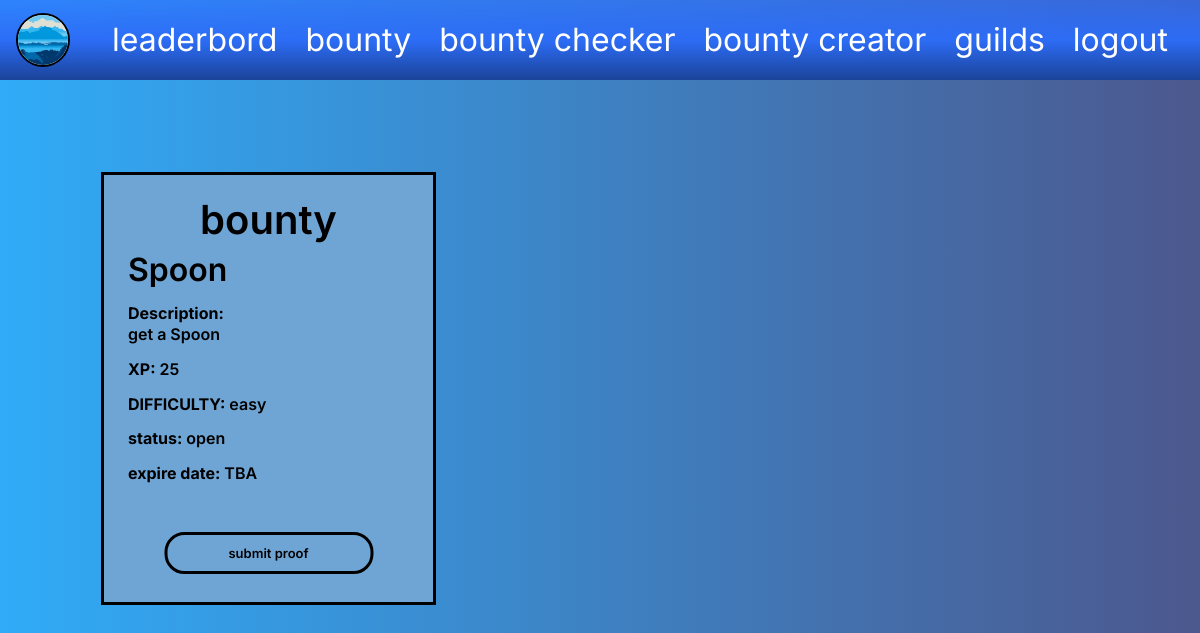
Screenshot of /bounty.php (signed in) with the database file from the repository.
### tables this page shows
CREATE TABLE IF NOT EXISTS `gdbb_users` (
  `id` int UNSIGNED NOT NULL AUTO_INCREMENT,
  `username` varchar(50) NOT NULL,
  `password_hash` varchar(255) NOT NULL,
  `role` enum('player','gm','admin') NOT NULL DEFAULT 'player',
  `is_admin` tinyint(1) NOT NULL DEFAULT '0',
  `xp` int UNSIGNED NOT NULL DEFAULT '0',
  `level` int UNSIGNED NOT NULL DEFAULT '1',
  `is_blocked` tinyint(1) NOT NULL DEFAULT '0',
  `created_at` timestamp NULL DEFAULT CURRENT_TIMESTAMP,
  `profile_picture` varchar(255) DEFAULT NULL,
  `profile_outline_color` varchar(20) NOT NULL DEFAULT '#000000',
  PRIMARY KEY (`id`),
  UNIQUE KEY `username` (`username`),
  KEY `gdbb_idx_users_role` (`role`)
);

CREATE TABLE IF NOT EXISTS `gdbb_bounties` (
  `id` int UNSIGNED NOT NULL AUTO_INCREMENT,
  `title` varchar(150) NOT NULL,
  `description` text NOT NULL,
  `difficulty` enum('easy','medium','hard') NOT NULL,
  `xp_reward` int UNSIGNED NOT NULL,
  `deadline` varchar(50) DEFAULT NULL,
  `status` enum('open','claimed','in_review','completed','rejected') NOT NULL DEFAULT 'open',
  `created_by_user_id` int UNSIGNED NOT NULL,
  `claimed_by_user_id` int UNSIGNED DEFAULT NULL,
  `created_at` timestamp NULL DEFAULT CURRENT_TIMESTAMP,
  `updated_at` timestamp NULL DEFAULT CURRENT_TIMESTAMP ON UPDATE CURRENT_TIMESTAMP,
  `expire_date` varchar(50) DEFAULT NULL,
  `reward_color` varchar(20) DEFAULT NULL,
  PRIMARY KEY (`id`),
  KEY `gdbb_idx_bounties_status` (`status`),
  KEY `gdbb_idx_bounties_deadline` (`deadline`),
  KEY `gdbb_idx_bounties_created_by` (`created_by_user_id`),
  KEY `gdbb_idx_bounties_claimed_by` (`claimed_by_user_id`)
);

### src/bootstrap.php (called while the page is built, shortened)
<?php
function getUserAvatarUrl(PDO $pdo, ?int $userId = null): string {
    $defaultAvatar = 'images/placeholder.png';
    $userId = (int)($userId ?? ($_SESSION['user_id'] ?? 0));
    try {
        $stmt = $pdo->prepare('SELECT profile_picture FROM gdbb_users WHERE id = ? LIMIT 1');
        $stmt->execute([$userId]);
        $user = $stmt->fetch();
        $avatarPath = trim((string)($user['profile_picture'] ?? ''));
        return $avatarPath !== '' ? $avatarPath : $defaultAvatar;
    } catch (PDOException $e) {
        return $defaultAvatar;
    }
}
function getUserOutlineColor(PDO $pdo, ?int $userId = null): string {
    $defaultColor = '#000000';
    $userId = (int)($userId ?? ($_SESSION['user_id'] ?? 0));
    try {
        $stmt = $pdo->prepare('SELECT profile_outline_color FROM gdbb_users WHERE id = ? LIMIT 1');
        $stmt->execute([$userId]);
        $user = $stmt->fetch();
        $color = trim((string)($user['profile_outline_color'] ?? ''));
        return preg_match('/^#([0-9a-fA-F]{3}|[0-9a-fA-F]{6})$/', $color) ? $color : $defaultColor;
    } catch (PDOException $e) {
        return $defaultColor;
    }
}

### public/bounty.php (the view, shortened to what this page needs)
<?php
require_once dirname(__DIR__) . '/src/bootstrap.php';
$avatarUrl = getUserAvatarUrl($pdo, $_SESSION['user_id'] ?? null);
$currentUserId = (int)($_SESSION['user_id'] ?? 0);
$currentUserRole = '';
if ($currentUserId > 0) {
    $userRoleStmt = $pdo->prepare('SELECT role, is_admin FROM gdbb_users WHERE id = ? LIMIT 1');
    $userRoleStmt->execute([$currentUserId]);
    $currentUser = $userRoleStmt->fetch();
    $currentUserRole = (string)($currentUser['role'] ?? 'player');
}
$isAdmin = $currentUserRole === 'admin' || (int)($currentUser['is_admin'] ?? 0) === 1;
try {
    $stmt = $pdo->query('SELECT id, title, description, xp_reward, difficulty, expire_date, reward_color, status FROM gdbb_bounties WHERE status != "completed" ORDER BY id DESC');
    $bounties = $stmt->fetchAll();
} catch (PDOException $e) {
    $bounties = [];
    $dbError = $e->getMessage();
}
$isLoggedIn = !empty($_SESSION['user_id']) || !empty($_SESSION['user']) || !empty($_SESSION['username']) || !empty($_SESSION['email']);
?>
<!DOCTYPE html>
<html lang="en">
<head>
    <link rel="stylesheet" href="../style.css">
</head>
<body class="bounty-page" style="--app-outline-color: <?= htmlspecialchars(getUserOutlineColor($pdo, $_SESSION['user_id'] ?? null), ENT_QUOTES, 'UTF-8') ?>;">
    <header class="topbar">
        <a href="<?= !empty($_SESSION['user_id']) ? 'profile.php' : 'register.php' ?>" class="brand-mark" aria-label="Go to profile">
            <img src="<?= htmlspecialchars($avatarUrl, ENT_QUOTES, 'UTF-8') ?>" alt="Profile picture">
        </a>
        <nav class="topnav">
            <a href="leaderboard.php">leaderbord</a>
            <a href="bounty.php">bounty</a>
            <?php if ($isAdmin): ?>
                <a href="bounty-checker.php">bounty checker</a>
                <a href="bounty-creator.php">bounty creator</a>
            <?php endif; ?>
            <a href="guilds.php">guilds</a>
            <a href="<?= !empty($_SESSION['user_id']) ? 'logout.php' : 'login.php' ?>"><?= !empty($_SESSION['user_id']) ? 'logout' : 'login' ?></a>
        </nav>
    </header>
    <main class="bounty-grid-wrap">
        <section class="bounty-grid">
            <?php foreach ($bounties as $bounty): ?>
                <article class="bounty-card">
                    <div class="card-label">bounty</div>
                    <h2><?= htmlspecialchars($bounty['title'] ?? 'Untitled bounty', ENT_QUOTES, 'UTF-8') ?></h2>
                    <div class="card-details">
                        <p><strong>Description:</strong><br><?= htmlspecialchars($bounty['description'] ?? 'No description provided.', ENT_QUOTES, 'UTF-8') ?></p>
                        <p><strong>XP:</strong> <?= (int)($bounty['xp_reward'] ?? 0) ?></p>
                        <p><strong>DIFFICULTY:</strong> <?= htmlspecialchars((string)($bounty['difficulty'] ?? 'hard'), ENT_QUOTES, 'UTF-8') ?></p>
                        <?php
                        $statusValue = (string)($bounty['status'] ?? 'open');
                        $statusLabel = $statusValue === 'in_review' ? 'being reviewed' : ($statusValue === 'completed' ? 'completed' : $statusValue);
                        ?>
                        <p class="status-line"><strong>status:</strong> <span class="status-value"><?= htmlspecialchars($statusLabel, ENT_QUOTES, 'UTF-8') ?></span></p>
                        <p><strong>expire date:</strong> <?= htmlspecialchars((string)($bounty['expire_date'] ?? 'TBA'), ENT_QUOTES, 'UTF-8') ?></p>
                    </div>
                    <?php if ($isLoggedIn): ?>
                        <a href="bounty-detail.php?id=<?= (int)$bounty['id'] ?>" class="submit-button">submit proof</a>
                    <?php else: ?>
                        <a href="login.php" class="submit-button">login to submit proof</a>
                    <?php endif; ?>
                </article>
            <?php endforeach; ?>
        </section>
    </main>
</body>
</html>

### style.css (style rules this page uses)
body { margin: 0; font-family: 'Inter', Arial, sans-serif; background: linear-gradient(90deg, rgb(48, 171, 247) 0%, rgb(76, 88, 142) 100%); color: #000000; --app-outline-color: #000000; }
.bounty-page { min-height: 100vh; background: linear-gradient(90deg, rgb(48, 171, 247) 0%, rgb(76, 88, 142) 100%); }
.topbar { height: 80px; width: 100%; background: linear-gradient(180deg, rgba(45, 112, 255, 0.66) 0%, rgba(44, 108, 247, 0.98) 50%, #1B4399 100%); display: flex; align-items: center; justify-content: space-between; padding: 0 24px 0 16px; box-sizing: border-box; position: relative; }
.brand-mark { width: 50px; height: 50px; border-radius: 50%; background: #ffffff; border: 2px solid var(--app-outline-color); display: flex; align-items: center; justify-content: center; text-decoration: none; cursor: pointer; flex-shrink: 0; overflow: hidden; }
.brand-mark img { width: 100%; height: 100%; object-fit: cover; display: block; }
.topnav { display: flex; gap: 28px; align-items: center; margin-left: auto; padding-right: 8px; }
.topnav a { color: #ffffff; text-decoration: none; font-size: 32px; font-weight: 400; line-height: 1; white-space: nowrap; }
.bounty-grid-wrap { padding: 92px 101px 40px; }
.bounty-grid { display: grid; grid-template-columns: repeat(3, minmax(0, 335px)); gap: 40px 40px; justify-content: center; }
.bounty-card { width: 335px; height: 433px; background: #6FA5D4; border: 3px solid #000000; box-sizing: border-box; padding: 20px 24px 24px; position: relative; overflow: hidden; }
.card-label { font-size: 40px; font-weight: 600; text-align: center; margin-bottom: 8px; }
.bounty-card h2 { font-size: 32px; font-weight: 600; margin: 0 0 16px; line-height: 1.1; white-space: nowrap; overflow: hidden; text-overflow: ellipsis; }
.card-details { display: flex; flex-direction: column; gap: 14px; font-size: 16px; font-weight: 600; line-height: 1.3; margin-top: 14px; }
.card-details p { margin: 0; }
.submit-button { position: absolute; left: 50%; transform: translateX(-50%); bottom: 28px; width: 209px; padding: 10px 12px; border: 3px solid #000000; border-radius: 20px; background: transparent; text-decoration: none; color: #000000; font-size: 13px; font-weight: 600; text-align: center; box-sizing: border-box; }
a { color: #0b6bb8; font-weight: 600; }

### rows the page displays
gdbb_users: profile_picture (picture)
gdbb_bounties: title "Spoon", description "get a Spoon", xp_reward "25", difficulty "easy", status "open", expire_date "TBA"
